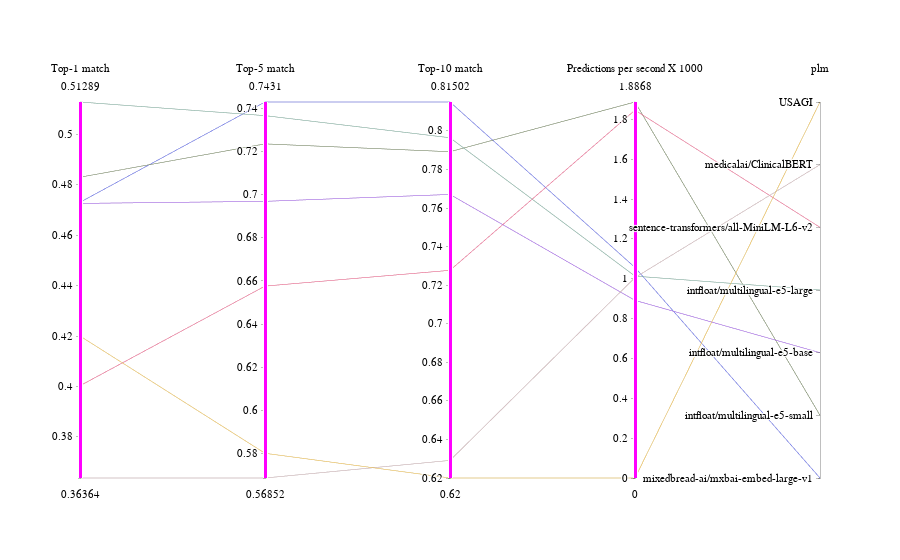

Notebook code cell kept with this figure:
### Code cell
import plotly.graph_objs as go

def parallel(df):
    df = df.fillna(0)
    df['dummy'] = df.reset_index().index
    dimensions = list([
                dict(range = [min(df['Top-1 match']),max(df['Top-1 match'])],
                    constraintrange = [min(df['Top-1 match']),max(df['Top-1 match'])],
                    label = 'Top-1 match', values = df['Top-1 match']),
                dict(range = [min(df['Top-5 match']),max(df['Top-5 match'])],
                    constraintrange = [min(df['Top-5 match']),max(df['Top-5 match'])],
                    label = 'Top-5 match', values = df['Top-5 match']),
                dict(range = [min(df['Top-10 match']),max(df['Top-10 match'])],
                    constraintrange = [min(df['Top-10 match']),max(df['Top-10 match'])],
                    label = 'Top-10 match', values = df['Top-10 match']),
                dict(range = [min(df['Predictions per second X 1000']),max(df['Predictions per second X 1000'])],
                    constraintrange = [min(df['Predictions per second X 1000']),max(df['Predictions per second X 1000'])],
                    label = 'Predictions per second X 1000', values = df['Predictions per second X 1000']),
                dict(range=[df['dummy'].min(),df['dummy'].max()],
                       tickvals = df['dummy'], ticktext = df['plm'],
                       label='plm', values=df['dummy']),
                  ])

    fig = go.Figure(data=go.Parcoords(line = dict(color = df['dummy'], colorscale=['rgba(99,110,250,0.9)',
    'rgba(239,85,59,0.9)',
    'rgba(0,204,150,0.9)',
    'rgba(171,99,250,0.9)',
    'rgba(255,161,90,0.9)',
    'rgba(25,211,243,0.9)',
    'rgba(255,102,146,0.9)',
    'rgba(182,232,128,0.9)',
    'rgba(255,151,255,0.9)',
    'rgba(254,203,82,0.9)']
                    ), dimensions=dimensions))
    
    fig.update_layout(
        font=dict(
            family="Sans-serif",
            size=13,
            color="Black"
        )
    )
    fig.show() 

parallel(res_df[1:])

### Figure 1 — Plotly figure (JSON) as saved in the notebook; plotly's stock layout.template omitted (floating-point values rounded to 4 significant figures)
{"data": [{"dimensions": [{"constraintrange": [0.3636, 0.5129], "label": "Top-1 match", "range": [0.3636, 0.5129], "values": [0.4731, 0.483, 0.4726, 0.5129, 0.4003, 0.3636, 0.42]}, {"constraintrange": [0.5685, 0.7431], "label": "Top-5 match", "range": [0.5685, 0.7431], "values": [0.7431, 0.7237, 0.697, 0.7368, 0.6576, 0.5685, 0.58]}, {"constraintrange": [0.62, 0.815], "label": "Top-10 match", "range": [0.62, 0.815], "values": [0.815, 0.7892, 0.7671, 0.7965, 0.7277, 0.6291, 0.62]}, {"constraintrange": [0, 1.887], "label": "Predictions per second X 1000", "range": [0, 1.887], "values": [1.056, 1.887, 0.8913, 1.013, 1.846, 1.006, 0]}, {"label": "plm", "range": [0, 6], "ticktext": ["mixedbread-ai/mxbai-embed-large-v1", "intfloat/multilingual-e5-small", "intfloat/multilingual-e5-base", "intfloat/multilingual-e5-large", "sentence-transformers/all-MiniLM-L6-v2", "medicalai/ClinicalBERT", "USAGI"], "tickvals": [0, 1, 2, 3, 4, 5, 6], "values": [0, 1, 2, 3, 4, 5, 6]}], "line": {"color": [0, 1, 2, 3, 4, 5, 6], "colorscale": [[0, "rgba(99,110,250,0.9)"], [0.1111, "rgba(239,85,59,0.9)"], [0.2222, "rgba(0,204,150,0.9)"], [0.3333, "rgba(171,99,250,0.9)"], [0.4444, "rgba(255,161,90,0.9)"], [0.5556, "rgba(25,211,243,0.9)"], [0.6667, "rgba(255,102,146,0.9)"], [0.7778, "rgba(182,232,128,0.9)"], [0.8889, "rgba(255,151,255,0.9)"], [1, "rgba(254,203,82,0.9)"]]}, "type": "parcoords"}], "layout": {"font": {"color": "Black", "family": "Sans-serif", "size": 13}}}
